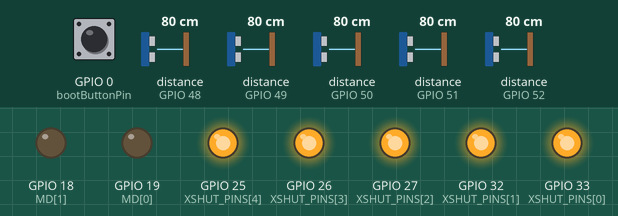
The sketch below on a simulated ESP32. On the bench: output pins drawn as LEDs (lit = HIGH). The inputs (shaded band) are chosen by the test bench; at power-on: GPIO 0 (bootButtonPin) HIGH, distance to the obstacle (sensors on GPIO 48, GPIO 50, GPIO 49, GPIO 52, GPIO 51) 80 cm.

Above: at 1.2 s.
1.3 s: GPIO 0 (bootButtonPin) pulled LOW for 0.15 s
4.4 s: distance to the obstacle (sensor on GPIO 48) set to 52 cm
7.4 s: distance to the obstacle (sensor on GPIO 48) set to 47 cm
At 8.8 s:
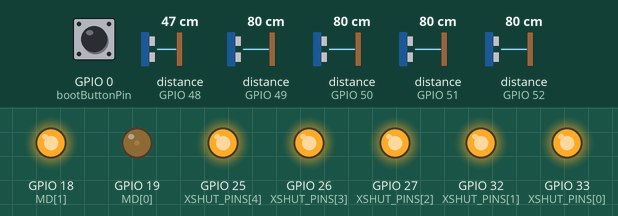
9.1 s: distance to the obstacle (sensor on GPIO 50) set to 2 cm
At 9.8 s:
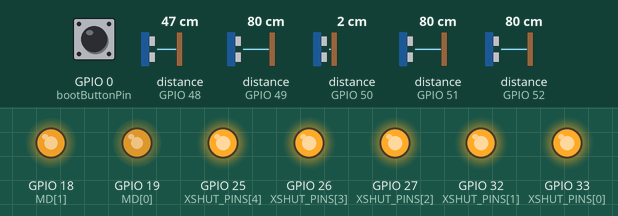
10.7 s: distance to the obstacle (sensor on GPIO 49) set to 2 cm
At 11.9 s:
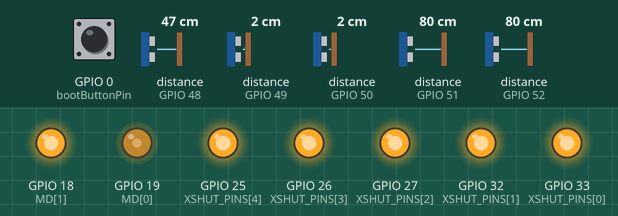
12.4 s: distance to the obstacle (sensor on GPIO 52) set to 2 cm
At 12.7 s:
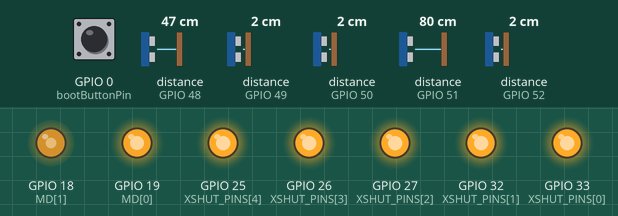
Timing chart, 0 to 14.9 s (numbered marks = the images above; inputs shaded):
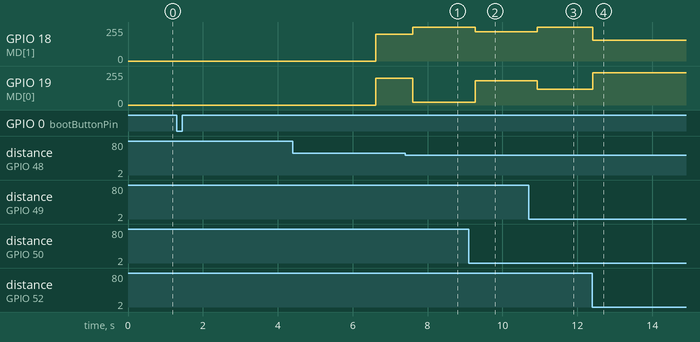

Measured:
- the behaviour switches between 50 and 49 cm on distance to the obstacle (sensor on GPIO 48) (found by bisection; images 0 and 1)
- after the input at 1.3 s, every drawn part: stays the same
- after the input at 7.4 s, GPIO 18 (MD[1]): 200/255 → 255/255 after 0.21 s; GPIO 19 (MD[0]): 200/255 → 20/255 after 0.21 s
- after the input at 9.1 s, GPIO 18 (MD[1]): 255/255 → 218/255 after 0.17 s; GPIO 19 (MD[0]): 20/255 → 181/255 after 0.17 s
- after the input at 10.7 s, GPIO 18 (MD[1]): 218/255 → 255/255 after 0.22 s; GPIO 19 (MD[0]): 181/255 → 117/255 after 0.22 s
- after the input at 12.4 s, GPIO 18 (MD[1]): 255/255 → 157/255 at once; GPIO 19 (MD[0]): 117/255 → 242/255 at once

The sketch:

Folkrace.ino
```cpp
#include <WiFi.h>
#include <ArduinoOTA.h>
#include <Wire.h>
#include <Adafruit_VL53L0X.h>

#define I2C_SDA_PIN 21
#define I2C_SCL_PIN 22

const uint8_t XSHUT_PINS[] = {33, 32, 27, 26, 25};
#define NUM_SENSORS (sizeof(XSHUT_PINS) / sizeof(XSHUT_PINS[0]))

const int MD[2] = {19, 18};
const int SensorIndex[5] = {0, 1, 2, 3, 4};

int weights[5] = {-2, -1, 0, 1, 2};

Adafruit_VL53L0X lox_sensors[NUM_SENSORS];
const uint8_t NEW_I2C_ADDRESSES[] = {0x30, 0x31, 0x32, 0x33, 0x34};

const char* ssid = "Billys";
const char* password = "12345678";

unsigned long lastTime = 0;
float dt = 0.0001;

float Kp = 150;
float Ki = 0;
float Kd = 0;

float error = 0;
float integral = 0;
float previous_error = 0;

const int baseSpeed = 200;

const int bootButtonPin = 0;
bool motorsEnabled = false;
bool lastButtonState = HIGH;
unsigned long lastDebounceTime = 0;
const unsigned long debounceDelay = 50;

void tof_init() {
  for (int i = 0; i < NUM_SENSORS; i++) {
    pinMode(XSHUT_PINS[i], OUTPUT);
    digitalWrite(XSHUT_PINS[i], LOW);
  }
  delay(10);

  for (int i = 0; i < NUM_SENSORS; i++) {
    digitalWrite(XSHUT_PINS[i], HIGH);
    delay(10);

    lox_sensors[i] = Adafruit_VL53L0X();
    if (!lox_sensors[i].begin()) {

    } else {
        lox_sensors[i].setAddress(NEW_I2C_ADDRESSES[i]);
    }
  }
}

int read_tof_distance(int sensor_index) {
  VL53L0X_RangingMeasurementData_t measure;
  lox_sensors[sensor_index].rangingTest(&measure, false);

  if (measure.RangeStatus != 4) {
      int distance = measure.RangeMilliMeter;
      int mapped_value = map(distance, 500, 50, 0, 1000);

      return constrain(mapped_value, 0, 1000);
  } else {
      return 0;
  }
}

void setup() {
    WiFi.mode(WIFI_AP);
    WiFi.softAP(ssid, password);

    Serial.begin(9600);


    ArduinoOTA.setHostname("esp32-ota");
    ArduinoOTA.begin();

    pinMode(MD[0], OUTPUT);
    pinMode(MD[1], OUTPUT);

    pinMode(bootButtonPin, INPUT_PULLUP);

    Wire.begin(I2C_SDA_PIN, I2C_SCL_PIN);
    tof_init();
}

void loop() {
    ArduinoOTA.handle();

    bool buttonState = digitalRead(bootButtonPin);
    if (buttonState != lastButtonState) {
        lastDebounceTime = millis();
        lastButtonState = buttonState;
    }

    if ((millis() - lastDebounceTime) > debounceDelay) {
        if (buttonState == LOW) {
            bool previousState = motorsEnabled;
            motorsEnabled = !motorsEnabled;

            while (digitalRead(bootButtonPin) == LOW);

            if (motorsEnabled && !previousState) {
                delay(5000);
            }
        }
    }

    if (!motorsEnabled) {
        analogWrite(MD[0], 0);
        analogWrite(MD[1], 0);
        return;
    }

    unsigned long now = micros();
    dt = (now - lastTime) / 1000000.0;
    lastTime = now;

    int total = 0;
    int weightedSum = 0;

    for (int i = 0; i < 5; i++) {
        int value = read_tof_distance(SensorIndex[i]);
        weightedSum += value * weights[i];
        total += value;
    }

    float position = (total > 0) ? (float)weightedSum / total : 0;

    error = 0 - position;
    integral += error * dt;
    float derivative = (error - previous_error) / dt;
    float correction = Kp * error + Ki * integral + Kd * derivative;
    previous_error = error;

    int leftMotor = constrain(baseSpeed + correction, 20, 255);
    int rightMotor = constrain(baseSpeed - correction, 20, 255);

    analogWrite(MD[1], leftMotor);
    analogWrite(MD[0], rightMotor);
}
```
